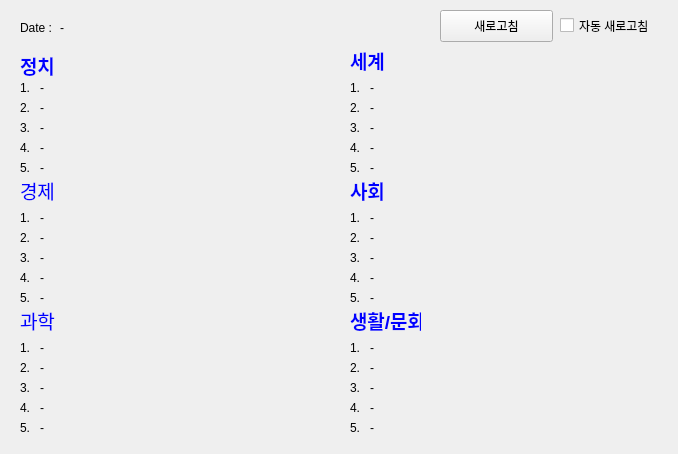
<?xml version="1.0" encoding="UTF-8"?>
<ui version="4.0">
 <class>NewsTracker</class>
 <widget class="QWidget" name="NewsTracker">
  <property name="enabled">
   <bool>true</bool>
  </property>
  <property name="geometry">
   <rect>
    <x>0</x>
    <y>0</y>
    <width>678</width>
    <height>454</height>
   </rect>
  </property>
  <property name="sizePolicy">
   <sizepolicy hsizetype="Fixed" vsizetype="Fixed">
    <horstretch>0</horstretch>
    <verstretch>0</verstretch>
   </sizepolicy>
  </property>
  <property name="minimumSize">
   <size>
    <width>678</width>
    <height>454</height>
   </size>
  </property>
  <property name="maximumSize">
   <size>
    <width>678</width>
    <height>454</height>
   </size>
  </property>
  <property name="windowTitle">
   <string>Form</string>
  </property>
  <widget class="QLabel" name="label">
   <property name="geometry">
    <rect>
     <x>20</x>
     <y>50</y>
     <width>61</width>
     <height>31</height>
    </rect>
   </property>
   <property name="text">
    <string>&lt;html&gt;&lt;head/&gt;&lt;body&gt;&lt;p&gt;&lt;span style=&quot; font-size:14pt; font-weight:600; color:#0000ff;&quot;&gt;정치&lt;/span&gt;&lt;/p&gt;&lt;/body&gt;&lt;/html&gt;</string>
   </property>
  </widget>
  <widget class="QLabel" name="label_2">
   <property name="geometry">
    <rect>
     <x>20</x>
     <y>175</y>
     <width>61</width>
     <height>31</height>
    </rect>
   </property>
   <property name="text">
    <string>&lt;html&gt;&lt;head/&gt;&lt;body&gt;&lt;p&gt;&lt;span style=&quot; font-size:14pt; color:#0000ff;&quot;&gt;경제&lt;/span&gt;&lt;/p&gt;&lt;/body&gt;&lt;/html&gt;</string>
   </property>
  </widget>
  <widget class="QLabel" name="label_3">
   <property name="geometry">
    <rect>
     <x>20</x>
     <y>305</y>
     <width>61</width>
     <height>31</height>
    </rect>
   </property>
   <property name="text">
    <string>&lt;html&gt;&lt;head/&gt;&lt;body&gt;&lt;p&gt;&lt;span style=&quot; font-size:14pt; color:#0000ff;&quot;&gt;과학&lt;/span&gt;&lt;/p&gt;&lt;/body&gt;&lt;/html&gt;</string>
   </property>
  </widget>
  <widget class="QLabel" name="label_4">
   <property name="geometry">
    <rect>
     <x>20</x>
     <y>80</y>
     <width>21</width>
     <height>16</height>
    </rect>
   </property>
   <property name="text">
    <string>1.</string>
   </property>
  </widget>
  <widget class="QLabel" name="label_5">
   <property name="geometry">
    <rect>
     <x>20</x>
     <y>100</y>
     <width>21</width>
     <height>16</height>
    </rect>
   </property>
   <property name="text">
    <string>2.</string>
   </property>
  </widget>
  <widget class="QLabel" name="label_6">
   <property name="geometry">
    <rect>
     <x>20</x>
     <y>120</y>
     <width>21</width>
     <height>16</height>
    </rect>
   </property>
   <property name="text">
    <string>3.</string>
   </property>
  </widget>
  <widget class="QLabel" name="label_7">
   <property name="geometry">
    <rect>
     <x>20</x>
     <y>140</y>
     <width>21</width>
     <height>16</height>
    </rect>
   </property>
   <property name="text">
    <string>4.</string>
   </property>
  </widget>
  <widget class="QLabel" name="label_8">
   <property name="geometry">
    <rect>
     <x>20</x>
     <y>160</y>
     <width>21</width>
     <height>16</height>
    </rect>
   </property>
   <property name="text">
    <string>5.</string>
   </property>
  </widget>
  <widget class="QLabel" name="label_9">
   <property name="geometry">
    <rect>
     <x>20</x>
     <y>20</y>
     <width>60</width>
     <height>16</height>
    </rect>
   </property>
   <property name="text">
    <string>Date : </string>
   </property>
  </widget>
  <widget class="QCheckBox" name="auto_chk">
   <property name="geometry">
    <rect>
     <x>560</x>
     <y>10</y>
     <width>111</width>
     <height>31</height>
    </rect>
   </property>
   <property name="text">
    <string>자동 새로고침</string>
   </property>
  </widget>
  <widget class="QPushButton" name="reload_btn">
   <property name="geometry">
    <rect>
     <x>440</x>
     <y>10</y>
     <width>113</width>
     <height>32</height>
    </rect>
   </property>
   <property name="text">
    <string>새로고침</string>
   </property>
  </widget>
  <widget class="QLabel" name="label_10">
   <property name="geometry">
    <rect>
     <x>20</x>
     <y>230</y>
     <width>21</width>
     <height>16</height>
    </rect>
   </property>
   <property name="text">
    <string>2.</string>
   </property>
  </widget>
  <widget class="QLabel" name="label_11">
   <property name="geometry">
    <rect>
     <x>20</x>
     <y>210</y>
     <width>21</width>
     <height>16</height>
    </rect>
   </property>
   <property name="text">
    <string>1.</string>
   </property>
  </widget>
  <widget class="QLabel" name="label_12">
   <property name="geometry">
    <rect>
     <x>20</x>
     <y>290</y>
     <width>21</width>
     <height>16</height>
    </rect>
   </property>
   <property name="text">
    <string>5.</string>
   </property>
  </widget>
  <widget class="QLabel" name="label_13">
   <property name="geometry">
    <rect>
     <x>20</x>
     <y>250</y>
     <width>21</width>
     <height>16</height>
    </rect>
   </property>
   <property name="text">
    <string>3.</string>
   </property>
  </widget>
  <widget class="QLabel" name="label_14">
   <property name="geometry">
    <rect>
     <x>20</x>
     <y>270</y>
     <width>21</width>
     <height>16</height>
    </rect>
   </property>
   <property name="text">
    <string>4.</string>
   </property>
  </widget>
  <widget class="QLabel" name="label_15">
   <property name="geometry">
    <rect>
     <x>20</x>
     <y>360</y>
     <width>21</width>
     <height>16</height>
    </rect>
   </property>
   <property name="text">
    <string>2.</string>
   </property>
  </widget>
  <widget class="QLabel" name="label_16">
   <property name="geometry">
    <rect>
     <x>20</x>
     <y>340</y>
     <width>21</width>
     <height>16</height>
    </rect>
   </property>
   <property name="text">
    <string>1.</string>
   </property>
  </widget>
  <widget class="QLabel" name="label_17">
   <property name="geometry">
    <rect>
     <x>20</x>
     <y>420</y>
     <width>21</width>
     <height>16</height>
    </rect>
   </property>
   <property name="text">
    <string>5.</string>
   </property>
  </widget>
  <widget class="QLabel" name="label_18">
   <property name="geometry">
    <rect>
     <x>20</x>
     <y>380</y>
     <width>21</width>
     <height>16</height>
    </rect>
   </property>
   <property name="text">
    <string>3.</string>
   </property>
  </widget>
  <widget class="QLabel" name="label_19">
   <property name="geometry">
    <rect>
     <x>20</x>
     <y>400</y>
     <width>21</width>
     <height>16</height>
    </rect>
   </property>
   <property name="text">
    <string>4.</string>
   </property>
  </widget>
  <widget class="QLabel" name="label_20">
   <property name="geometry">
    <rect>
     <x>350</x>
     <y>45</y>
     <width>61</width>
     <height>31</height>
    </rect>
   </property>
   <property name="text">
    <string>&lt;html&gt;&lt;head/&gt;&lt;body&gt;&lt;p&gt;&lt;span style=&quot; font-size:14pt; font-weight:600; color:#0000ff;&quot;&gt;세계&lt;/span&gt;&lt;/p&gt;&lt;/body&gt;&lt;/html&gt;</string>
   </property>
  </widget>
  <widget class="QLabel" name="label_21">
   <property name="geometry">
    <rect>
     <x>350</x>
     <y>100</y>
     <width>21</width>
     <height>16</height>
    </rect>
   </property>
   <property name="text">
    <string>2.</string>
   </property>
  </widget>
  <widget class="QLabel" name="label_22">
   <property name="geometry">
    <rect>
     <x>350</x>
     <y>160</y>
     <width>21</width>
     <height>16</height>
    </rect>
   </property>
   <property name="text">
    <string>5.</string>
   </property>
  </widget>
  <widget class="QLabel" name="label_23">
   <property name="geometry">
    <rect>
     <x>350</x>
     <y>80</y>
     <width>21</width>
     <height>16</height>
    </rect>
   </property>
   <property name="text">
    <string>1.</string>
   </property>
  </widget>
  <widget class="QLabel" name="label_24">
   <property name="geometry">
    <rect>
     <x>350</x>
     <y>140</y>
     <width>21</width>
     <height>16</height>
    </rect>
   </property>
   <property name="text">
    <string>4.</string>
   </property>
  </widget>
  <widget class="QLabel" name="label_25">
   <property name="geometry">
    <rect>
     <x>350</x>
     <y>120</y>
     <width>21</width>
     <height>16</height>
    </rect>
   </property>
   <property name="text">
    <string>3.</string>
   </property>
  </widget>
  <widget class="QLabel" name="label_26">
   <property name="geometry">
    <rect>
     <x>350</x>
     <y>175</y>
     <width>61</width>
     <height>31</height>
    </rect>
   </property>
   <property name="text">
    <string>&lt;html&gt;&lt;head/&gt;&lt;body&gt;&lt;p&gt;&lt;span style=&quot; font-size:14pt; font-weight:600; color:#0000ff;&quot;&gt;사회&lt;/span&gt;&lt;/p&gt;&lt;/body&gt;&lt;/html&gt;</string>
   </property>
  </widget>
  <widget class="QLabel" name="label_27">
   <property name="geometry">
    <rect>
     <x>350</x>
     <y>230</y>
     <width>21</width>
     <height>16</height>
    </rect>
   </property>
   <property name="text">
    <string>2.</string>
   </property>
  </widget>
  <widget class="QLabel" name="label_28">
   <property name="geometry">
    <rect>
     <x>350</x>
     <y>290</y>
     <width>21</width>
     <height>16</height>
    </rect>
   </property>
   <property name="text">
    <string>5.</string>
   </property>
  </widget>
  <widget class="QLabel" name="label_29">
   <property name="geometry">
    <rect>
     <x>350</x>
     <y>210</y>
     <width>21</width>
     <height>16</height>
    </rect>
   </property>
   <property name="text">
    <string>1.</string>
   </property>
  </widget>
  <widget class="QLabel" name="label_30">
   <property name="geometry">
    <rect>
     <x>350</x>
     <y>270</y>
     <width>21</width>
     <height>16</height>
    </rect>
   </property>
   <property name="text">
    <string>4.</string>
   </property>
  </widget>
  <widget class="QLabel" name="label_31">
   <property name="geometry">
    <rect>
     <x>350</x>
     <y>250</y>
     <width>21</width>
     <height>16</height>
    </rect>
   </property>
   <property name="text">
    <string>3.</string>
   </property>
  </widget>
  <widget class="QLabel" name="label_32">
   <property name="geometry">
    <rect>
     <x>350</x>
     <y>305</y>
     <width>71</width>
     <height>31</height>
    </rect>
   </property>
   <property name="text">
    <string>&lt;html&gt;&lt;head/&gt;&lt;body&gt;&lt;p&gt;&lt;span style=&quot; font-size:14pt; font-weight:600; color:#0000ff;&quot;&gt;생활/문화&lt;/span&gt;&lt;/p&gt;&lt;/body&gt;&lt;/html&gt;</string>
   </property>
  </widget>
  <widget class="QLabel" name="label_33">
   <property name="geometry">
    <rect>
     <x>350</x>
     <y>360</y>
     <width>21</width>
     <height>16</height>
    </rect>
   </property>
   <property name="text">
    <string>2.</string>
   </property>
  </widget>
  <widget class="QLabel" name="label_34">
   <property name="geometry">
    <rect>
     <x>350</x>
     <y>420</y>
     <width>21</width>
     <height>16</height>
    </rect>
   </property>
   <property name="text">
    <string>5.</string>
   </property>
  </widget>
  <widget class="QLabel" name="label_35">
   <property name="geometry">
    <rect>
     <x>350</x>
     <y>340</y>
     <width>21</width>
     <height>16</height>
    </rect>
   </property>
   <property name="text">
    <string>1.</string>
   </property>
  </widget>
  <widget class="QLabel" name="label_36">
   <property name="geometry">
    <rect>
     <x>350</x>
     <y>400</y>
     <width>21</width>
     <height>16</height>
    </rect>
   </property>
   <property name="text">
    <string>4.</string>
   </property>
  </widget>
  <widget class="QLabel" name="label_37">
   <property name="geometry">
    <rect>
     <x>350</x>
     <y>380</y>
     <width>21</width>
     <height>16</height>
    </rect>
   </property>
   <property name="text">
    <string>3.</string>
   </property>
  </widget>
  <widget class="QLabel" name="Date_label">
   <property name="geometry">
    <rect>
     <x>60</x>
     <y>20</y>
     <width>121</width>
     <height>16</height>
    </rect>
   </property>
   <property name="text">
    <string>-</string>
   </property>
  </widget>
  <widget class="QLabel" name="pol_1">
   <property name="geometry">
    <rect>
     <x>40</x>
     <y>80</y>
     <width>301</width>
     <height>16</height>
    </rect>
   </property>
   <property name="text">
    <string>-</string>
   </property>
   <property name="textInteractionFlags">
    <set>Qt::TextBrowserInteraction</set>
   </property>
  </widget>
  <widget class="QLabel" name="pol_2">
   <property name="geometry">
    <rect>
     <x>40</x>
     <y>100</y>
     <width>301</width>
     <height>16</height>
    </rect>
   </property>
   <property name="text">
    <string>-</string>
   </property>
   <property name="textInteractionFlags">
    <set>Qt::TextBrowserInteraction</set>
   </property>
  </widget>
  <widget class="QLabel" name="pol_3">
   <property name="geometry">
    <rect>
     <x>40</x>
     <y>120</y>
     <width>301</width>
     <height>16</height>
    </rect>
   </property>
   <property name="text">
    <string>-</string>
   </property>
   <property name="textInteractionFlags">
    <set>Qt::TextBrowserInteraction</set>
   </property>
  </widget>
  <widget class="QLabel" name="pol_4">
   <property name="geometry">
    <rect>
     <x>40</x>
     <y>140</y>
     <width>301</width>
     <height>16</height>
    </rect>
   </property>
   <property name="text">
    <string>-</string>
   </property>
   <property name="textInteractionFlags">
    <set>Qt::TextBrowserInteraction</set>
   </property>
  </widget>
  <widget class="QLabel" name="pol_5">
   <property name="geometry">
    <rect>
     <x>40</x>
     <y>160</y>
     <width>301</width>
     <height>16</height>
    </rect>
   </property>
   <property name="text">
    <string>-</string>
   </property>
   <property name="textInteractionFlags">
    <set>Qt::TextBrowserInteraction</set>
   </property>
  </widget>
  <widget class="QLabel" name="eco_1">
   <property name="geometry">
    <rect>
     <x>40</x>
     <y>210</y>
     <width>301</width>
     <height>16</height>
    </rect>
   </property>
   <property name="text">
    <string>-</string>
   </property>
   <property name="textInteractionFlags">
    <set>Qt::TextBrowserInteraction</set>
   </property>
  </widget>
  <widget class="QLabel" name="eco_2">
   <property name="geometry">
    <rect>
     <x>40</x>
     <y>230</y>
     <width>301</width>
     <height>16</height>
    </rect>
   </property>
   <property name="text">
    <string>-</string>
   </property>
   <property name="textInteractionFlags">
    <set>Qt::TextBrowserInteraction</set>
   </property>
  </widget>
  <widget class="QLabel" name="eco_3">
   <property name="geometry">
    <rect>
     <x>40</x>
     <y>250</y>
     <width>301</width>
     <height>16</height>
    </rect>
   </property>
   <property name="text">
    <string>-</string>
   </property>
   <property name="textInteractionFlags">
    <set>Qt::TextBrowserInteraction</set>
   </property>
  </widget>
  <widget class="QLabel" name="eco_4">
   <property name="geometry">
    <rect>
     <x>40</x>
     <y>270</y>
     <width>301</width>
     <height>16</height>
    </rect>
   </property>
   <property name="text">
    <string>-</string>
   </property>
   <property name="textInteractionFlags">
    <set>Qt::TextBrowserInteraction</set>
   </property>
  </widget>
  <widget class="QLabel" name="eco_5">
   <property name="geometry">
    <rect>
     <x>40</x>
     <y>290</y>
     <width>301</width>
     <height>16</height>
    </rect>
   </property>
   <property name="text">
    <string>-</string>
   </property>
   <property name="textInteractionFlags">
    <set>Qt::TextBrowserInteraction</set>
   </property>
  </widget>
  <widget class="QLabel" name="it_1">
   <property name="geometry">
    <rect>
     <x>40</x>
     <y>340</y>
     <width>301</width>
     <height>16</height>
    </rect>
   </property>
   <property name="text">
    <string>-</string>
   </property>
   <property name="textInteractionFlags">
    <set>Qt::TextBrowserInteraction</set>
   </property>
  </widget>
  <widget class="QLabel" name="it_2">
   <property name="geometry">
    <rect>
     <x>40</x>
     <y>360</y>
     <width>301</width>
     <height>16</height>
    </rect>
   </property>
   <property name="text">
    <string>-</string>
   </property>
   <property name="textInteractionFlags">
    <set>Qt::TextBrowserInteraction</set>
   </property>
  </widget>
  <widget class="QLabel" name="it_3">
   <property name="geometry">
    <rect>
     <x>40</x>
     <y>380</y>
     <width>301</width>
     <height>16</height>
    </rect>
   </property>
   <property name="text">
    <string>-</string>
   </property>
   <property name="textInteractionFlags">
    <set>Qt::TextBrowserInteraction</set>
   </property>
  </widget>
  <widget class="QLabel" name="it_4">
   <property name="geometry">
    <rect>
     <x>40</x>
     <y>400</y>
     <width>301</width>
     <height>16</height>
    </rect>
   </property>
   <property name="text">
    <string>-</string>
   </property>
   <property name="textInteractionFlags">
    <set>Qt::TextBrowserInteraction</set>
   </property>
  </widget>
  <widget class="QLabel" name="it_5">
   <property name="geometry">
    <rect>
     <x>40</x>
     <y>420</y>
     <width>301</width>
     <height>16</height>
    </rect>
   </property>
   <property name="text">
    <string>-</string>
   </property>
   <property name="textInteractionFlags">
    <set>Qt::TextBrowserInteraction</set>
   </property>
  </widget>
  <widget class="QLabel" name="glo_1">
   <property name="geometry">
    <rect>
     <x>370</x>
     <y>80</y>
     <width>301</width>
     <height>16</height>
    </rect>
   </property>
   <property name="text">
    <string>-</string>
   </property>
   <property name="textInteractionFlags">
    <set>Qt::TextBrowserInteraction</set>
   </property>
  </widget>
  <widget class="QLabel" name="soc_1">
   <property name="geometry">
    <rect>
     <x>370</x>
     <y>210</y>
     <width>301</width>
     <height>16</height>
    </rect>
   </property>
   <property name="text">
    <string>-</string>
   </property>
   <property name="textInteractionFlags">
    <set>Qt::TextBrowserInteraction</set>
   </property>
  </widget>
  <widget class="QLabel" name="lif_1">
   <property name="geometry">
    <rect>
     <x>370</x>
     <y>340</y>
     <width>301</width>
     <height>16</height>
    </rect>
   </property>
   <property name="text">
    <string>-</string>
   </property>
   <property name="textInteractionFlags">
    <set>Qt::TextBrowserInteraction</set>
   </property>
  </widget>
  <widget class="QLabel" name="glo_2">
   <property name="geometry">
    <rect>
     <x>370</x>
     <y>100</y>
     <width>301</width>
     <height>16</height>
    </rect>
   </property>
   <property name="text">
    <string>-</string>
   </property>
   <property name="textInteractionFlags">
    <set>Qt::TextBrowserInteraction</set>
   </property>
  </widget>
  <widget class="QLabel" name="glo_3">
   <property name="geometry">
    <rect>
     <x>370</x>
     <y>120</y>
     <width>301</width>
     <height>16</height>
    </rect>
   </property>
   <property name="text">
    <string>-</string>
   </property>
   <property name="textInteractionFlags">
    <set>Qt::TextBrowserInteraction</set>
   </property>
  </widget>
  <widget class="QLabel" name="glo_4">
   <property name="geometry">
    <rect>
     <x>370</x>
     <y>140</y>
     <width>301</width>
     <height>16</height>
    </rect>
   </property>
   <property name="text">
    <string>-</string>
   </property>
   <property name="textInteractionFlags">
    <set>Qt::TextBrowserInteraction</set>
   </property>
  </widget>
  <widget class="QLabel" name="glo_5">
   <property name="geometry">
    <rect>
     <x>370</x>
     <y>160</y>
     <width>301</width>
     <height>16</height>
    </rect>
   </property>
   <property name="text">
    <string>-</string>
   </property>
   <property name="textInteractionFlags">
    <set>Qt::TextBrowserInteraction</set>
   </property>
  </widget>
  <widget class="QLabel" name="soc_2">
   <property name="geometry">
    <rect>
     <x>370</x>
     <y>230</y>
     <width>301</width>
     <height>16</height>
    </rect>
   </property>
   <property name="text">
    <string>-</string>
   </property>
   <property name="textInteractionFlags">
    <set>Qt::TextBrowserInteraction</set>
   </property>
  </widget>
  <widget class="QLabel" name="soc_3">
   <property name="geometry">
    <rect>
     <x>370</x>
     <y>250</y>
     <width>301</width>
     <height>16</height>
    </rect>
   </property>
   <property name="text">
    <string>-</string>
   </property>
   <property name="textInteractionFlags">
    <set>Qt::TextBrowserInteraction</set>
   </property>
  </widget>
  <widget class="QLabel" name="soc_4">
   <property name="geometry">
    <rect>
     <x>370</x>
     <y>270</y>
     <width>301</width>
     <height>16</height>
    </rect>
   </property>
   <property name="text">
    <string>-</string>
   </property>
   <property name="textInteractionFlags">
    <set>Qt::TextBrowserInteraction</set>
   </property>
  </widget>
  <widget class="QLabel" name="soc_5">
   <property name="geometry">
    <rect>
     <x>370</x>
     <y>290</y>
     <width>301</width>
     <height>16</height>
    </rect>
   </property>
   <property name="text">
    <string>-</string>
   </property>
   <property name="textInteractionFlags">
    <set>Qt::TextBrowserInteraction</set>
   </property>
  </widget>
  <widget class="QLabel" name="lif_2">
   <property name="geometry">
    <rect>
     <x>370</x>
     <y>360</y>
     <width>301</width>
     <height>16</height>
    </rect>
   </property>
   <property name="text">
    <string>-</string>
   </property>
   <property name="textInteractionFlags">
    <set>Qt::TextBrowserInteraction</set>
   </property>
  </widget>
  <widget class="QLabel" name="lif_3">
   <property name="geometry">
    <rect>
     <x>370</x>
     <y>380</y>
     <width>301</width>
     <height>16</height>
    </rect>
   </property>
   <property name="text">
    <string>-</string>
   </property>
   <property name="textInteractionFlags">
    <set>Qt::TextBrowserInteraction</set>
   </property>
  </widget>
  <widget class="QLabel" name="lif_4">
   <property name="geometry">
    <rect>
     <x>370</x>
     <y>400</y>
     <width>301</width>
     <height>16</height>
    </rect>
   </property>
   <property name="text">
    <string>-</string>
   </property>
   <property name="textInteractionFlags">
    <set>Qt::TextBrowserInteraction</set>
   </property>
  </widget>
  <widget class="QLabel" name="lif_5">
   <property name="geometry">
    <rect>
     <x>370</x>
     <y>420</y>
     <width>301</width>
     <height>16</height>
    </rect>
   </property>
   <property name="text">
    <string>-</string>
   </property>
   <property name="textInteractionFlags">
    <set>Qt::TextBrowserInteraction</set>
   </property>
  </widget>
 </widget>
 <resources/>
 <connections/>
</ui>
